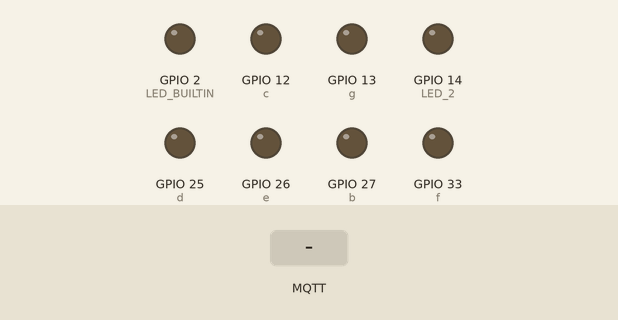
Recording of a program running on a simulated ESP32. On the bench: output pins drawn as LEDs (lit = HIGH). The test bench sets the inputs (shaded band). WiFi joins after 1.5 s; servers stay silent unless stated; no MQTT or app messages arrive unless stated; what the program prints to the serial monitor is not drawn.

Above: at 2.7 s.
2.8 s: MQTT message "0" arrives on the first subscribed topic
At 3.5 s:
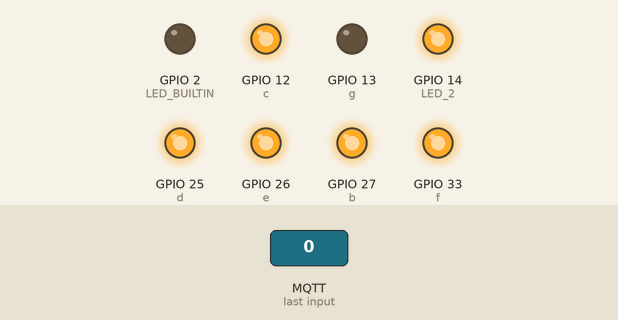
Timing chart, 0 to 9.4 s (numbered marks = the images above; inputs shaded):
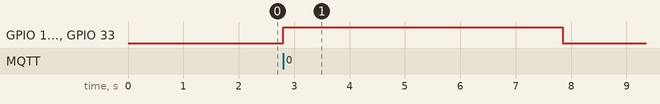

Measured:
- after the input at 2.8 s, GPIO 12 (c), GPIO 14 (LED_2), GPIO 25 (d), GPIO 26 (e), GPIO 27 (b), GPIO 33 (f): LOW → HIGH at once, → LOW 5.1 s later

The program:

main.cpp
```cpp
#include "WiFi.h"
#include "PubSubClient.h" //pio lib install "knolleary/PubSubClient"
#include <iostream>
#include <string.h>

#define SSID          "NETGEAR68"
#define PWD           "excitedtuba713"

#define MQTT_SERVER   "192.168.1.2"
#define MQTT_PORT     1883

#define LED_2         14

WiFiClient espClient;
PubSubClient client(espClient);
long lastMsg = 0;
char msg[50];
int value = 0;

void callback(char *topic, byte *message, unsigned int length);
void schakelLED(String message);
void sendReady();
unsigned long startTime;
void control(String message);
int controlSend = 0;
int oldControlSend = 0;


//for the 7segment display
int a = 14;  //For displaying segment "a"
int b = 27;  //For displaying segment "b"
int c = 12;  //For displaying segment "c"
int d = 25;  //For displaying segment "d"
int e = 26;  //For displaying segment "e"
int f = 33;  //For displaying segment "f"
int g = 13;  //For displaying segment "g"
int point = 32; //For displaying the point

void setup_wifi()
{
  delay(10);
  Serial.println("Connecting to WiFi..");

  WiFi.begin(SSID, PWD);

  while (WiFi.status() != WL_CONNECTED)
  {
    delay(500);
    Serial.print(".");
  }

  Serial.println("");
  Serial.println("WiFi connected");
  Serial.println("IP address: ");
  Serial.println(WiFi.localIP());
}

void setup()
{
  startTime = millis();

  Serial.begin(115200);

  setup_wifi();
  client.setServer(MQTT_SERVER, MQTT_PORT);
  client.setCallback(callback);

  pinMode(LED_2, OUTPUT);
  pinMode(LED_BUILTIN, OUTPUT);

  //for 7segment display
  pinMode(a, OUTPUT);  //A
  pinMode(b, OUTPUT);  //B
  pinMode(c, OUTPUT);  //C
  pinMode(d, OUTPUT);  //D
  pinMode(e, OUTPUT);  //E
  pinMode(f, OUTPUT);  //F
  pinMode(g, OUTPUT);  //G
}

//for 7segment display
void displayDigit(int digit){
  //Conditions for displaying segment a
  if(digit!=1 && digit != 4)
  digitalWrite(a,HIGH);

  //Conditions for displaying segment b
  if(digit != 5 && digit != 6)
  digitalWrite(b,HIGH);

  //Conditions for displaying segment c
  if(digit !=2)
  digitalWrite(c,HIGH);

  //Conditions for displaying segment d
  if(digit != 1 && digit !=4 && digit !=7)
  digitalWrite(d,HIGH);

  //Conditions for displaying segment e
  if(digit == 2 || digit ==6 || digit == 8 || digit==0)
  digitalWrite(e,HIGH);

  //Conditions for displaying segment f
  if(digit != 1 && digit !=2 && digit!=3 && digit !=7)
  digitalWrite(f,HIGH);
  if (digit!=0 && digit!=1 && digit !=7)
  digitalWrite(g,HIGH);

  }
  void turnOff()
  {
    digitalWrite(a,LOW);
    digitalWrite(b,LOW);
    digitalWrite(c,LOW);
    digitalWrite(d,LOW);
    digitalWrite(e,LOW);
    digitalWrite(f,LOW);
    digitalWrite(g,LOW);
  }

void callback(char *topic, byte *message, unsigned int length)
{
  Serial.print("Message arrived on topic: ");
  Serial.print(topic);
  Serial.print(". Message: ");
  String messageTemp="";

  for (int i = 0; i < length; i++)
  {
    //Serial.print((char)message[i]);
    messageTemp += (char)message[i];
  }
  Serial.println();
  Serial.println(messageTemp);
  control(messageTemp);
  Serial.println("ontvangen");


  // Feel free to add more if statements to control more GPIOs with MQTT
}

void reconnect()
{
  // Loop until we're reconnected
  while (!client.connected())
  {
    Serial.print("Attempting MQTT connection...");
    // Attempt to connect
    // creat unique client ID
    // in Mosquitto broker enable anom. access
    if (client.connect("segment1"))
    {
      Serial.println("connected");
      // Subscribe
      //client.subscribe("input/#");
      client.subscribe("TrappenMaar/segment1");
    }
    else
    {
      Serial.print("failed, rc=");
      Serial.print(client.state());
      Serial.println(" try again in 5 seconds");
      // Wait 5 seconds before retrying
      delay(5000);
    }
  }
}


void loop()
{
  if (!client.connected())
  {
    reconnect();
  }
  client.loop();

  long now = millis();
  if (now - lastMsg > 5000)
  {
    lastMsg = now;
  }
/*
  //controlere of 7 segments berichten blijft krijgen
   if (millis() - startTime >= 15000) {
      // 5 seconds have elapsed. ... do something interesting ...
      if(oldControlSend == controlSend){
          client.publish("TrappenMaar/buffer", "newNumber");
          Serial.println("newNumber werd OPNIEUW gestuurd naar buffer");
      }
          oldControlSend = controlSend;
          startTime = millis();
   }

  schakelLED("1");
  delay(100);
  turnOff();
  schakelLED("2");
  delay(100);
  turnOff();
  schakelLED("3");
  delay(100);
  turnOff();
  schakelLED("4");
  delay(100);
  turnOff();
*/

  //client.publish("TrappenMaar","R");
  //delay(3000);


}

void sendReady(){
  //dan fiets zeggen, stuur level
  //na level gechecked, nieuwe led
  client.publish("TrappenMaar/fiets", "send");
  Serial.println("send werd gestuurd naar fiets");

  //-----NODIG?? DELAY?? te veel???
  delay(50);
  turnOff();
  //delay(50);
  //client.publish("TrappenMaar/buffer", "newNumber");
  //Serial.println("newNumber werd gestuurd naar buffer");

}

void control(String mess){
  if((mess == "0")||(mess == "1")||(mess == "2")||(mess == "3")||(mess == "4")){
    schakelLED(mess);
    controlSend ++;
  }

else if((mess == "resetSegment1")){
    Serial.println("Restarting in 10 seconds");
    delay(10000);
    ESP.restart();
    Serial.println("Segment 1 is ook ready");
    client.publish("TrappenMaar/buffer", "Segment1 ready");
  }

  else {
    Serial.println("message not for me");
  }

}


void schakelLED(String message){
  if (message == "0"){
    displayDigit(0);
  }
  else if (message == "1"){
    displayDigit(1);
  }
  else if(message == "2"){
    displayDigit(2);
  }
  else if(message == "3"){
    displayDigit(3);
  }
  else if(message == "4"){
    displayDigit(4);
  }

    client.publish("TrappenMaar/fiets", "led1");
    delay(2000);
    client.publish("TrappenMaar/fiets", "led2");
    delay(2000);
    client.publish("TrappenMaar/fiets", "led3");
    delay(1000);
    sendReady();

}
```
